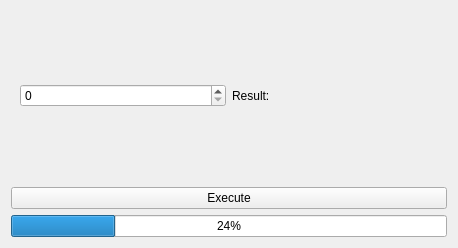
<?xml version="1.0" encoding="UTF-8"?>
<ui version="4.0">
 <class>TestInterface</class>
 <widget class="QWidget" name="TestInterface">
  <property name="geometry">
   <rect>
    <x>0</x>
    <y>0</y>
    <width>458</width>
    <height>248</height>
   </rect>
  </property>
  <property name="sizePolicy">
   <sizepolicy hsizetype="Expanding" vsizetype="Expanding">
    <horstretch>0</horstretch>
    <verstretch>0</verstretch>
   </sizepolicy>
  </property>
  <property name="windowTitle">
   <string>Form</string>
  </property>
  <layout class="QVBoxLayout" name="verticalLayout">
   <item>
    <widget class="QWidget" name="widget" native="true">
     <layout class="QHBoxLayout" name="horizontalLayout">
      <item>
       <widget class="QSpinBox" name="spinBox"/>
      </item>
      <item>
       <widget class="QLabel" name="label">
        <property name="text">
         <string>Result:</string>
        </property>
       </widget>
      </item>
     </layout>
    </widget>
   </item>
   <item>
    <widget class="QPushButton" name="pushButton">
     <property name="text">
      <string>Execute</string>
     </property>
    </widget>
   </item>
   <item>
    <widget class="QProgressBar" name="progressBar">
     <property name="value">
      <number>24</number>
     </property>
    </widget>
   </item>
  </layout>
 </widget>
 <resources/>
 <connections/>
</ui>
